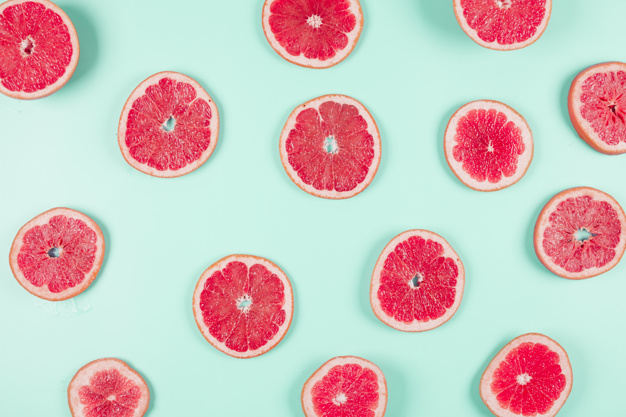
#> input picture DATA/w05_grapefruit.jpg, 626 x 417 px
$ python task08.py
#> lines starting #> are read from the running program, lines starting #| are printed output that depends on the picture
import numpy as np
import matplotlib.pyplot as plt
from PIL import Image
from skimage import color, feature


def get_image_with_detected_edges(original_img, sigma):
    grayscale_img = color.rgb2gray(original_img)
    np_img = np.array(grayscale_img)

    return feature.canny(np_img, sigma)


def get_corners(building_img, min_distance, threshold_rel):
    np_img = np.array(building_img)

    if np_img.ndim == 3:
        grayscale_img = color.rgb2gray(np_img)
    else:
        grayscale_img = np_img

    coords = feature.corner_peaks(feature.corner_harris(grayscale_img),
                                  min_distance=min_distance,
                                  threshold_rel=threshold_rel)
    print(
        f"With {min_distance=} and {threshold_rel=} we detect a total of {len(coords)} corners in the image."
    )
    return coords


def display_images(images, corner_coords, subtitles, title):
    assert (len(images) == 10 and len(subtitles) == 10
            and len(corner_coords) == 10)

    fig, axes = plt.subplots(2, 5)
    axes = axes.flat

    for ax, image, coords, subtitle in zip(axes, images, corner_coords,
                                           subtitles):
        ax.imshow(image, cmap="gray")
        ax.set_title(subtitle)
        ax.axis("off")

        if coords is not None:
            ax.plot(coords[:, 1], coords[:, 0], '+r', markersize=15)

    fig.suptitle(title)
    plt.tight_layout()
    plt.show()


def main():
    grapefruits_img = Image.open("../DATA/w05_grapefruit.jpg")
#> grapefruits_img is the input picture: PIL image 626x417 RGB; mean R, G, B 207.6, 192.7, 189.7
    building_img = Image.open("../DATA/w05_single_building.jpg")
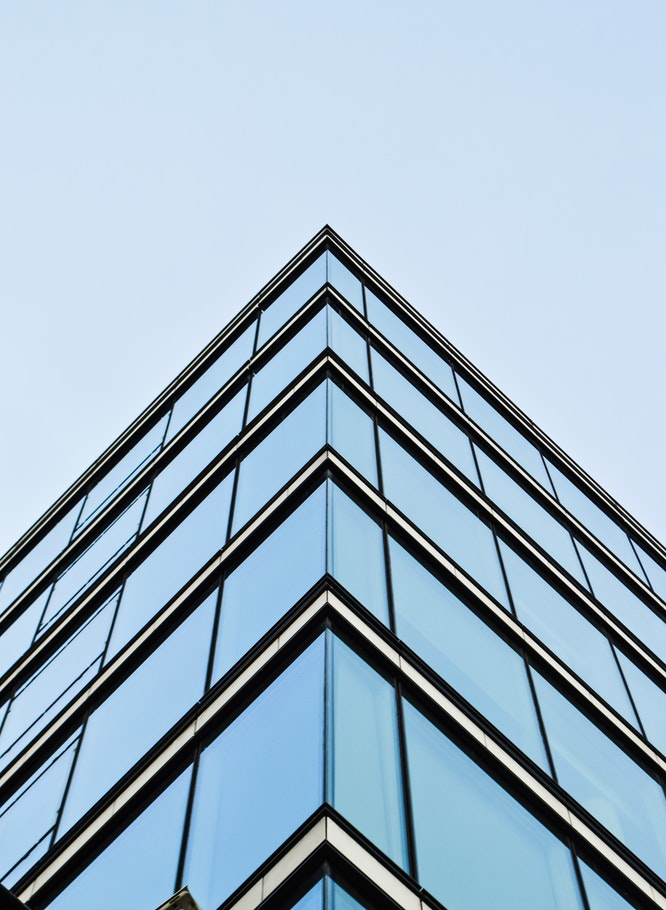
#> input picture DATA/w05_single_building.jpg, 666 x 910 px
#> building_img is the input picture: PIL image 666x910 RGB; mean R, G, B 158, 180.2, 198

    sigma1, sigma2, sigma3, sigma4 = 0.8, 1, 1.8, 2.2
    grapefruits_edges1_img = get_image_with_detected_edges(
        grapefruits_img, sigma1)
#> in get_image_with_detected_edges, `grayscale_img = color.rgb2gray(original_img)`:
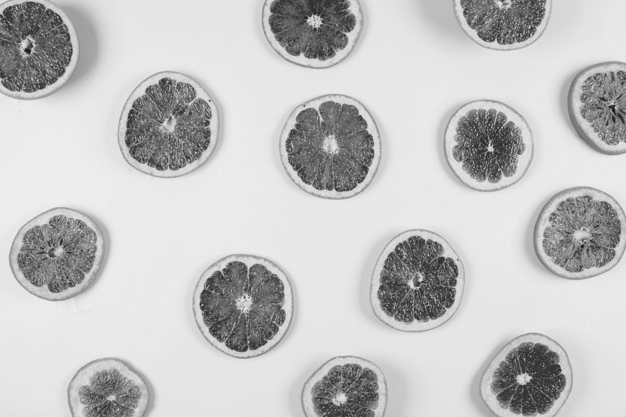
#> grayscale_img: shape (417, 626) float64; min 0.0774, max 0.941, mean 0.767
#> in get_image_with_detected_edges, `return feature.canny(np_img, sigma)`:
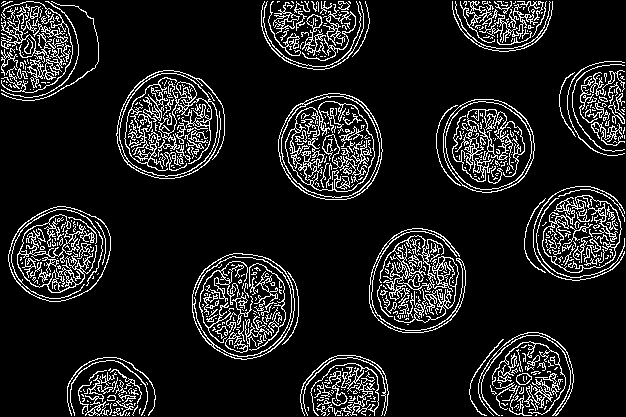
#> returned value: shape (417, 626) bool; 11.8% white in thin lines or dots
    grapefruits_edges2_img = get_image_with_detected_edges(
        grapefruits_img, sigma2)
#> in get_image_with_detected_edges (call 2), `return feature.canny(np_img, sigma)`: returned value: shape (417, 626) bool; 10.8% white in thin lines or dots
    grapefruits_edges3_img = get_image_with_detected_edges(
        grapefruits_img, sigma3)
#> call 3 of get_image_with_detected_edges, with sigma = 1.8
#> in get_image_with_detected_edges (call 3), `return feature.canny(np_img, sigma)`:
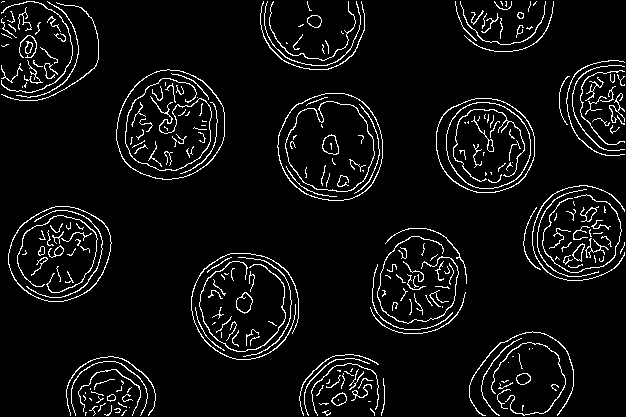
#> returned value: shape (417, 626) bool; 5.9% white in thin lines or dots
    grapefruits_edges4_img = get_image_with_detected_edges(
        grapefruits_img, sigma4)
#> call 4 of get_image_with_detected_edges, with sigma = 2.2
#> in get_image_with_detected_edges (call 4), `return feature.canny(np_img, sigma)`:
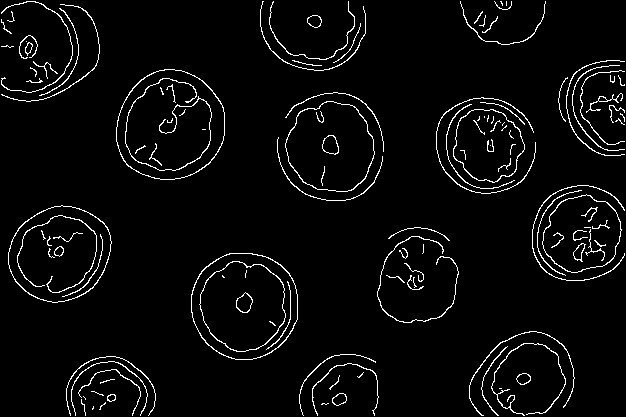
#> returned value: shape (417, 626) bool; 4% white in thin lines or dots

    # display_images(images, subtitles, title)

    min_distance1, min_distance2, min_distance3, min_distance4 = 10, 10, 20, 60
    threshold_rel1, threshold_rel2, threshold_rel3, threshold_rel4 = 0.01, 0.02, 0.03, 0.02

    corner_coords1 = get_corners(building_img, min_distance1, threshold_rel1)
#> in get_corners, `grayscale_img = color.rgb2gray(np_img)`:
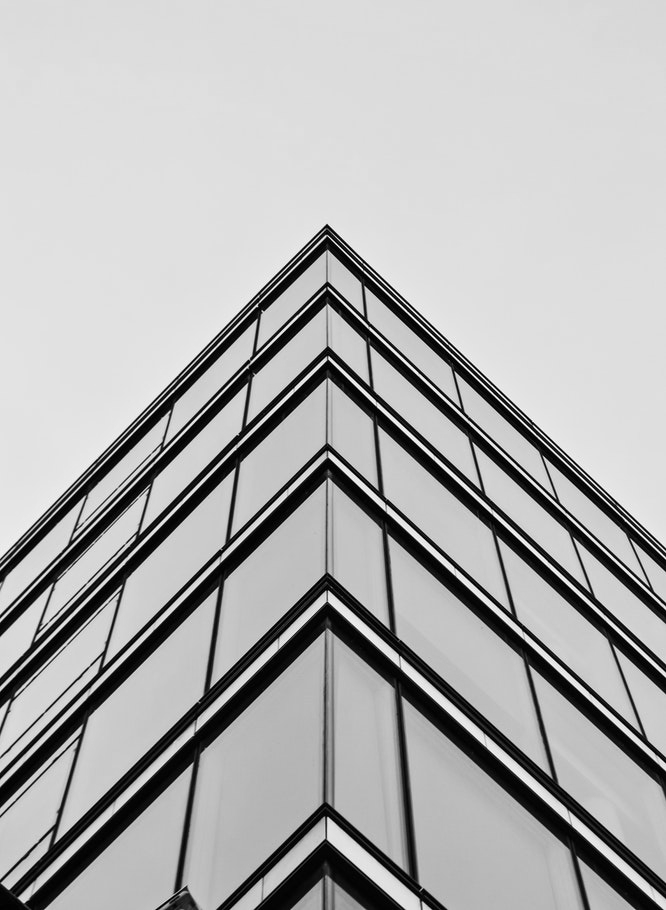
#> grayscale_img: shape (910, 666) float64; min 0, max 1, mean 0.693
#> in get_corners, `coords = feature.corner_peaks(feature.corner_harris(grayscale_img), mi..`: coords = 91 pairs, first value 224 to 899, second value 15 to 648
#| With min_distance=10 and threshold_rel=0.01 we detect a total of 91 corners in the image.
#> corner_coords1 has the same summary as coords in get_corners
    corner_coords2 = get_corners(building_img, min_distance2, threshold_rel2)
#| With min_distance=10 and threshold_rel=0.02 we detect a total of 89 corners in the image.
#> corner_coords2 = 89 pairs, first value 224 to 899, second value 15 to 648
    corner_coords3 = get_corners(building_img, min_distance3, threshold_rel3)
#| With min_distance=20 and threshold_rel=0.03 we detect a total of 65 corners in the image.
#> corner_coords3 = 65 pairs, first value 224 to 886, second value 35 to 641
    corner_coords4 = get_corners(building_img, min_distance4, threshold_rel4)
#> in get_corners (call 4), `coords = feature.corner_peaks(feature.corner_harris(grayscale_img), mi..`: coords = 20 rows, first 8: [224, 327], [817, 327], [360, 327], [591, 328], [306, 257], [458, 327], [443, 473], [372, 455]
#| With min_distance=60 and threshold_rel=0.02 we detect a total of 20 corners in the image.
#> corner_coords4 has the same summary as coords in get_corners

    images = [
        grapefruits_img, grapefruits_edges1_img, grapefruits_edges2_img,
        grapefruits_edges3_img, grapefruits_edges4_img, building_img,
        building_img, building_img, building_img, building_img
    ]

    subtitles = [
        "Original", f"sigma={sigma1}", f"sigma={sigma2}", f"sigma={sigma3}",
        f"sigma={sigma4}", "Original",
        f"min_distance={min_distance1} | threshold_rel={threshold_rel1}",
        f"min_distance={min_distance2} | threshold_rel={threshold_rel2}",
        f"min_distance={min_distance3} | threshold_rel={threshold_rel3}",
        f"min_distance={min_distance4} | threshold_rel={threshold_rel4}"
    ]

    coords = [
        None, None, None, None, None, None, corner_coords1, corner_coords2,
        corner_coords3, corner_coords4
    ]

    title = "Edge detection with the Canny algorithm"

    display_images(images, coords, subtitles, title)
#> the loop in display_images, `for ax, image, coords, subtitle in zip(axes, images, corner_coords, su..` made 10 passes
#> subtitle on passes 1 to 10: 'Original', 'sigma=0.8', 'sigma=1', 'sigma=1.8', 'sigma=2.2', 'Original', 'min_distance=10 | threshold_rel=0.01', 'min_distance=10 | threshold_rel=0.02', 'min_distance=20 | threshold_rel=0.03', 'min_distance=60 | threshold_rel=0.02'
#> in display_images, `plt.show()`:
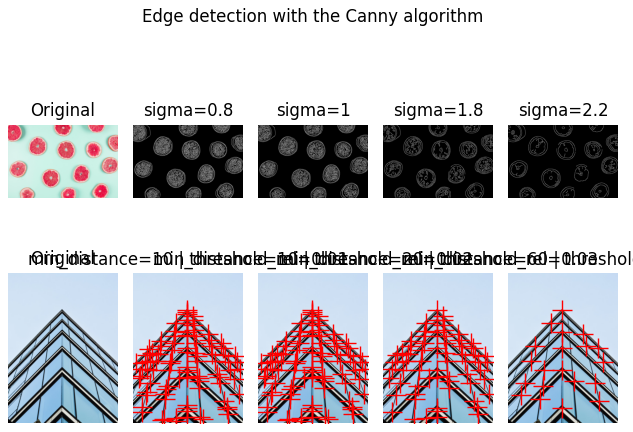
#> figure drawn by matplotlib, 10 panels


if __name__ == '__main__':
    main()
